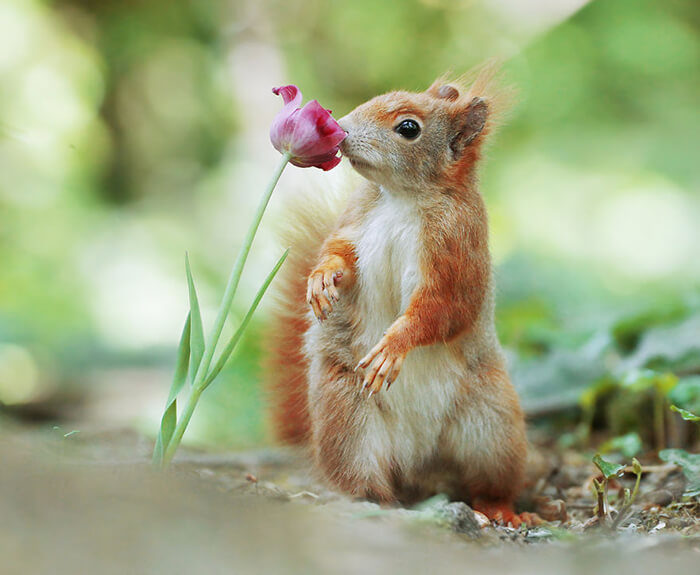
#> input picture rabbit.jpg, 700 x 575 px
$ jupyter execute histogram-equalization.ipynb
#> lines starting #> are read from the running program, lines starting #| are printed output that depends on the picture
[cell 1]
import numpy as np
import cv2
import matplotlib.pyplot as plt

[cell 2]
# Load the image in grayscale mode
img = cv2.imread('rabbit.jpg', 0)
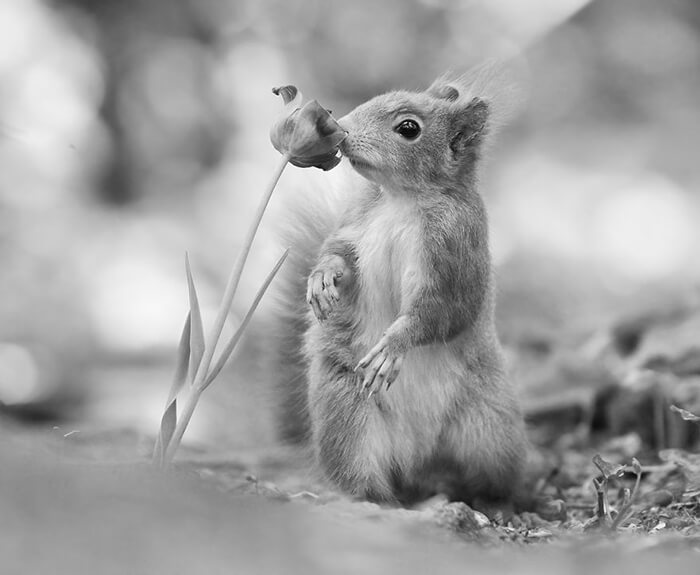
#> img: shape (575, 700); min 0, max 255, mean 160.6

# Get the image dimensions
rows, cols = img.shape
#> rows = 575; cols = 700
print("Image dimension: ", rows, cols)
#| Image dimension:  575 700

[cell 3]
# Initialize the histogram
hist = np.zeros(256)

# Compute the histogram of the image
for i in range(rows):
    for j in range(cols):
        hist[img[i, j]] += 1

[cell 4]
# Normalize the histogram
hist = hist / (rows * cols)

# Compute the cumulative distribution function (CDF)
cdf = np.zeros(256)
cdf[0] = hist[0]
for i in range(1, 256):
    cdf[i] = cdf[i - 1] + hist[i]
#> after the loop, cdf = 256 values from 7.45e-06 to 1

# Multiply by 255 to scale to the range [0, 255] and round to the nearest integer
cdf_normalized = np.round(cdf * 255).astype(np.uint8)
#> cdf_normalized = 256 values from 0 to 255

[cell 5]
# Create a new image using the equalized histogram
equalized_img = np.zeros_like(img)
for i in range(rows):
    for j in range(cols):
        equalized_img[i, j] = cdf_normalized[img[i, j]]
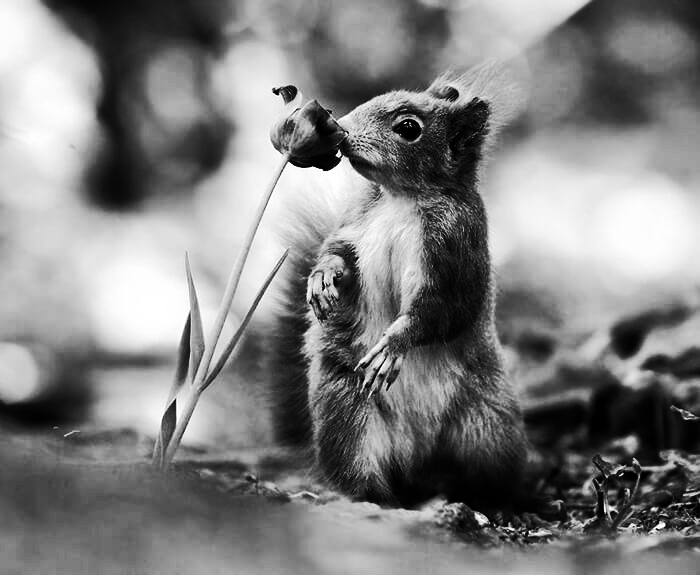
#> equalized_img: shape (575, 700); min 0, max 255, mean 128.4

# Compute the histogram for the equalized image
equalized_hist = np.zeros(256)
for i in range(rows):
    for j in range(cols):
        equalized_hist[equalized_img[i, j]] += 1

[cell 6]
# Normalize the equalized histogram
equalized_hist = equalized_hist / (rows * cols)

[cell 7]
# Plot the original and equalized images along with their histograms
plt.figure(figsize=(12, 8))

# Plot original image
plt.subplot(2, 2, 1)
plt.imshow(img, cmap='gray')
plt.title('Original Image')

# Plot equalized image
plt.subplot(2, 2, 2)
plt.imshow(equalized_img, cmap='gray')
plt.title('Equalized Image')

# Plot histogram of original image
plt.subplot(2, 2, 3)
plt.bar(np.arange(256), hist, width=1, color='black')
plt.title('Histogram of Original Image')

# Plot histogram of equalized image
plt.subplot(2, 2, 4)
plt.bar(np.arange(256), equalized_hist, width=1, color='black')
plt.title('Histogram of Equalized Image')

plt.tight_layout()
plt.show()
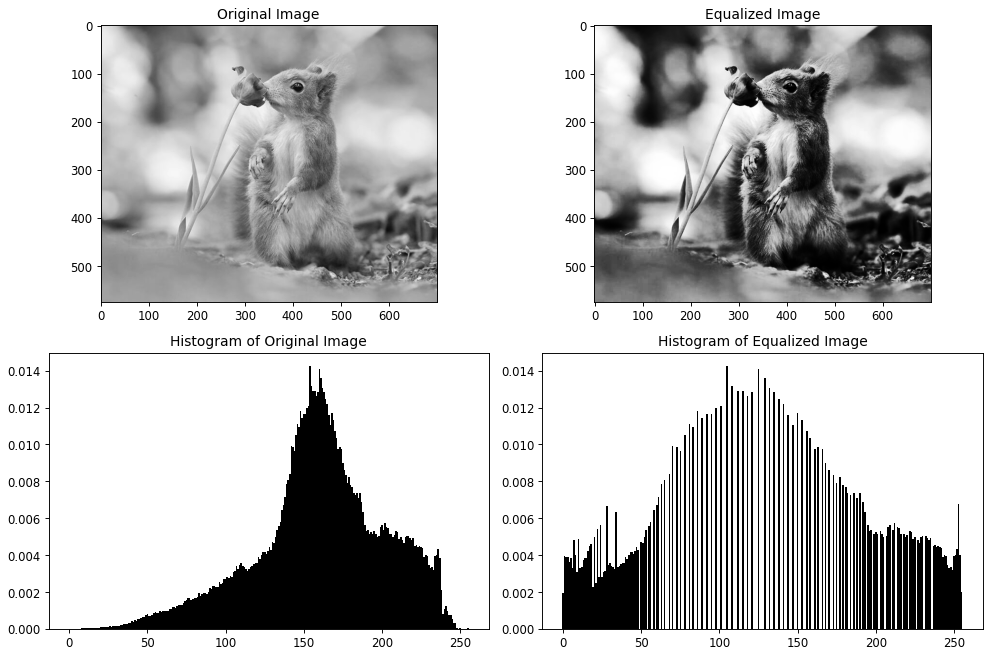
#> figure drawn by matplotlib, 4 panels; panel 3: tallest bar 0.0143 high, from x = 153.5 to 154.5; panel 4: tallest bar 0.0143 high, from x = 104.5 to 105.5
